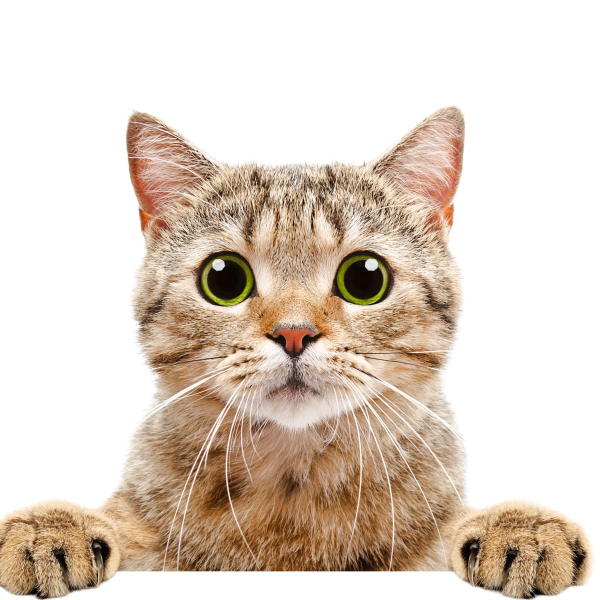
#> input picture Image Processing 5/Convolution/Assignment25/cat.jpg, 1200 x 1200 px (shown at 1/2 size)
$ python blurimage_convolution.py
#> lines starting #> are read from the running program, lines starting #| are printed output that depends on the picture
import cv2 as cv
import numpy as np

img = cv.imread("Assignment25/cat.jpg",0)
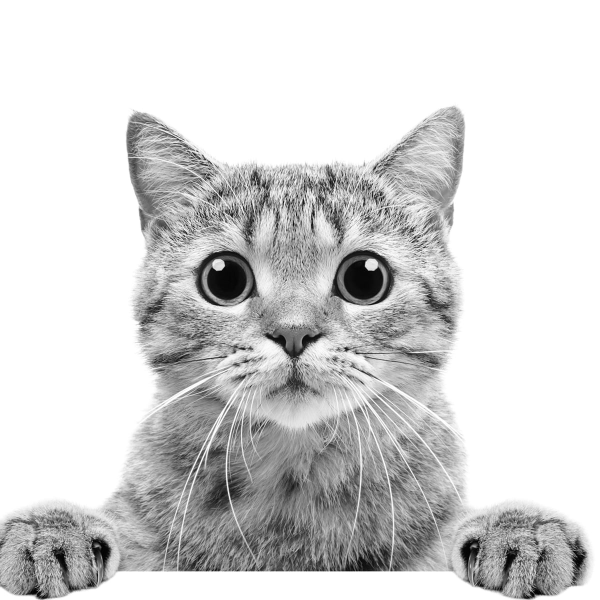
#> img: shape (1200, 1200) (shown at 1/2 size); min 0, max 255, mean 211.8
img = cv.resize(img,(0,0),fx=0.25,fy=0.25)
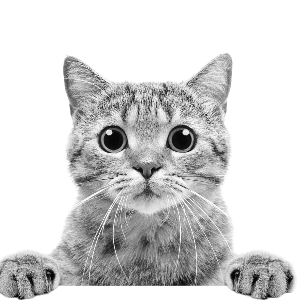
#> img: shape (300, 300); min 2, max 255, mean 211.7

def convolution(size):
#> called with size = 3
    resualt = np.zeros(img.shape,np.uint8)
    mask = np.ones((size,size)) / size **2
    row ,col = img.shape
#> row = 300; col = 300
    for i in range(size//2,row-size//2):
        for j in range(size//2,col-size//2):
            small_image = img[i-size//2:i+size//2+1,j-size//2:j+size//2+1]
            resualt[i,j] = np.sum(small_image*mask)
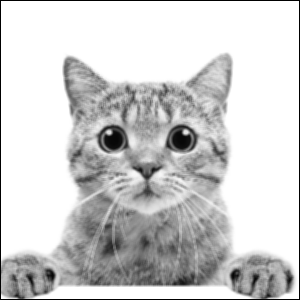
#> resualt: shape (300, 300); min 0, max 255, mean 208.2
    return resualt

resualt1 = convolution(3)
resualt2 = convolution(5)
#> call 2 of convolution, with size = 5
#> after the loop in convolution (call 2), `for i in range(size//2,row-size//2):`:
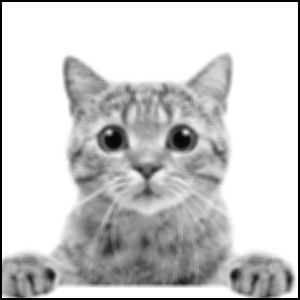
#> resualt: shape (300, 300); min 0, max 255, mean 204.9
resualt3 = convolution(7)
#> call 3 of convolution, with size = 7
#> after the loop in convolution (call 3), `for i in range(size//2,row-size//2):`:
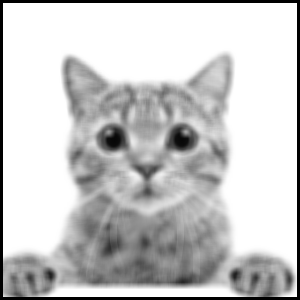
#> resualt: shape (300, 300); min 0, max 255, mean 201.7
resualt4 = convolution(15)
#> call 4 of convolution, with size = 15
#> after the loop in convolution (call 4), `for i in range(size//2,row-size//2):`:
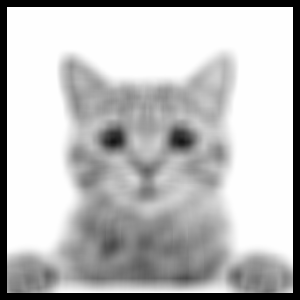
#> resualt: shape (300, 300); min 0, max 254, mean 188.8
resualt = np.hstack((resualt1,resualt2,resualt3,resualt4))
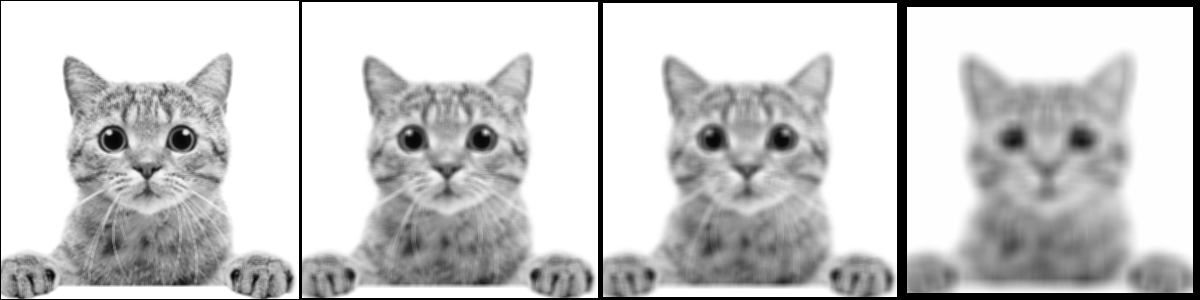
#> resualt: shape (300, 1200); min 0, max 255, mean 200.9

cv.imshow("convolution",resualt)
cv.waitKey()
